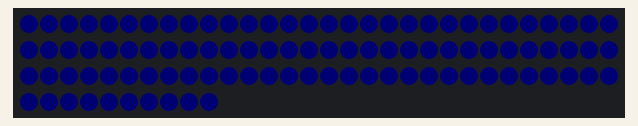
The program below on a simulated CircuitPython board. Shown: 100 RGB LEDs in strip order, left to right, continuing on the next row. Dim RGB values are drawn brighter than linear.

Above: at 0.6 s.

The program:

practice05.py
```python
import time
import board
import neopixel


pixel_pin = board.D18
num_pixels = 100
ORDER = neopixel.GRB
sleepTime = 0.1

pixels = neopixel.NeoPixel(
    pixel_pin, num_pixels, brightness=0.2, auto_write=False, pixel_order=ORDER
)

while True:
    for i in range(0,255,1):
        pixels.fill((0, 0, i))
        pixels.show()
        time.sleep(sleepTime)

    for i in range(255,-1,-1):
        pixels.fill((0, 0, i))
        pixels.show()
        time.sleep(sleepTime)
```
